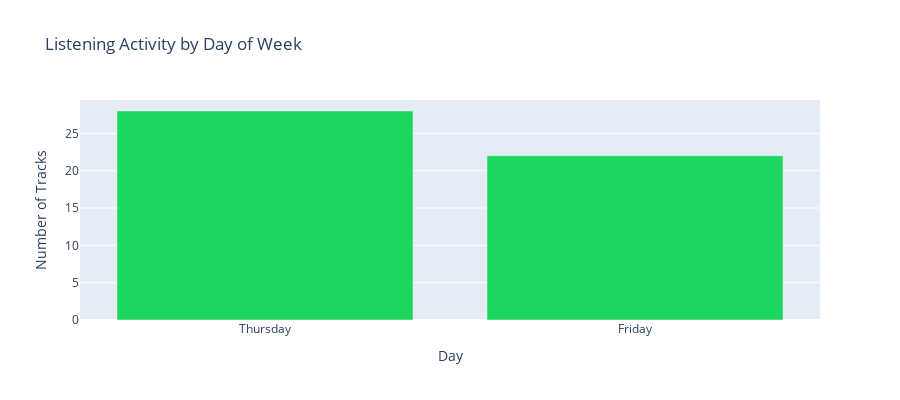

Here is the notebook cell this chart was saved with:
### Markdown cell above
### 1.3 Day of Week Patterns

### Code cell
# Day of week distribution
day_counts = recent_df['day_name'].value_counts()
day_order = ['Monday', 'Tuesday', 'Wednesday', 'Thursday', 'Friday', 'Saturday', 'Sunday']
day_counts = day_counts.reindex([d for d in day_order if d in day_counts.index])

fig = go.Figure()
fig.add_trace(go.Bar(
    x=day_counts.index,
    y=day_counts.values,
    marker_color='#1ED760'
))

fig.update_layout(
    title="Listening Activity by Day of Week",
    xaxis_title="Day",
    yaxis_title="Number of Tracks",
    height=400
)

fig.show()

print(f"\n📅 Most Active Day: {day_counts.idxmax()} ({day_counts.max()} tracks)")
print(f"📅 Least Active Day: {day_counts.idxmin()} ({day_counts.min()} tracks)")

### Figure 1 — Plotly figure (JSON) as saved in the notebook; plotly's stock layout.template omitted (floating-point values rounded to 4 significant figures)
{"data": [{"marker": {"color": "#1ED760"}, "type": "bar", "x": ["Thursday", "Friday"], "y": [28, 22]}], "layout": {"height": 400, "title": {"text": "Listening Activity by Day of Week"}, "xaxis": {"title": {"text": "Day"}}, "yaxis": {"title": {"text": "Number of Tracks"}}}}
